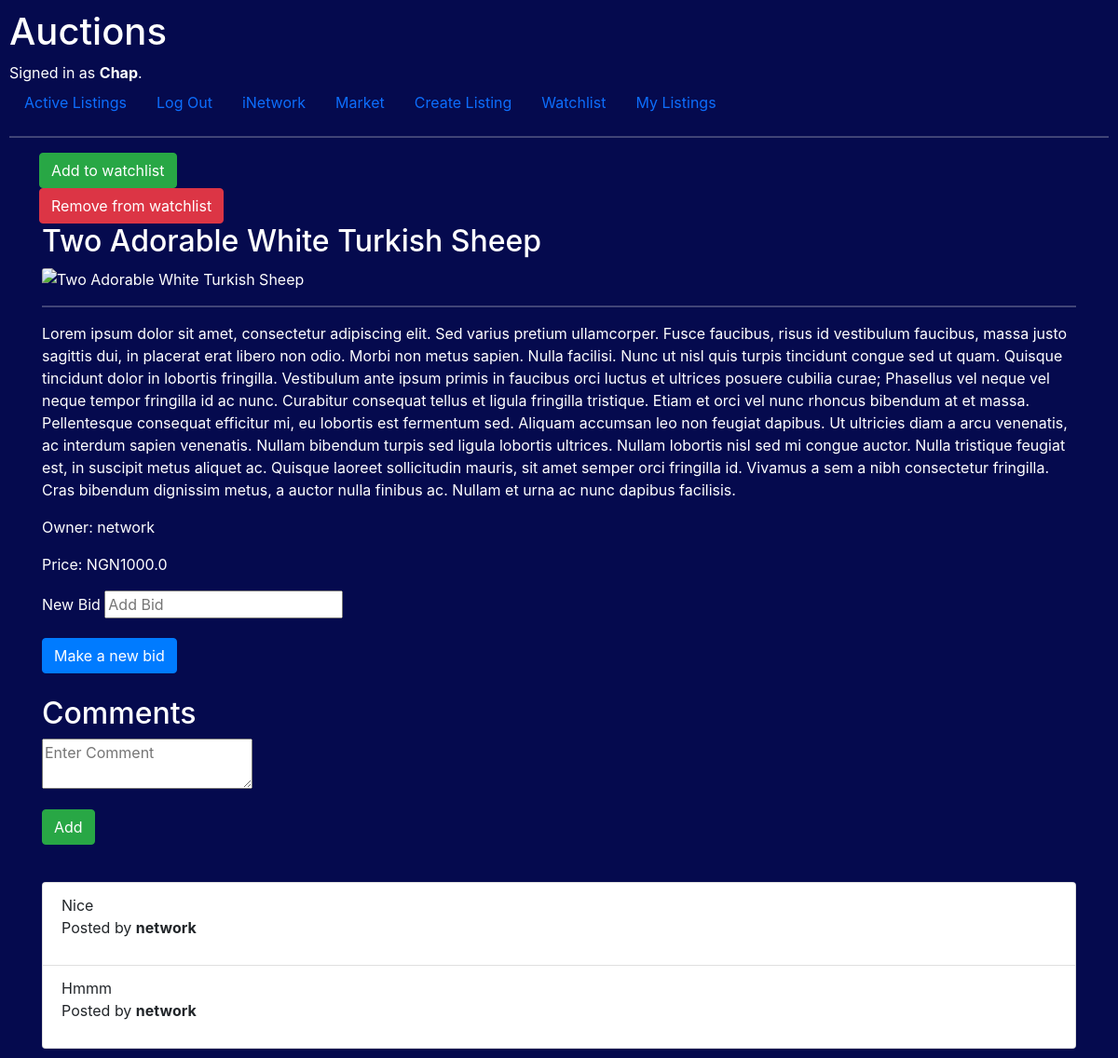
The app's page /auctions/listing/17 (signed in) with its own data.
### network/models.py (models this page shows, shortened)
class User(AbstractUser):
    profile_pics = models.ImageField(upload_to='profile_pics/', null=True, blank=True)
    phone_number = models.CharField(max_length=20, null=True, blank=True)
    about = models.TextField(null=True, blank=True)

class Listing(models.Model):
    title = models.CharField(max_length=100)
    transaction_reference = models.CharField(max_length=100, default="aa")
    description = models.CharField(max_length=1000)
    currency = models.ForeignKey(Currency, on_delete=models.CASCADE, blank=True, null=True, related_name="currency")
    price = models.ForeignKey(Bid, on_delete=models.CASCADE, blank=True, null=True, related_name="bidPrice")
    isActive = models.BooleanField(default=True)
    completed = models.BooleanField(default=False)
    owner = models.ForeignKey(User, on_delete=models.CASCADE, blank=True, null=True, related_name="user")
    category = models.ForeignKey(Category, on_delete=models.CASCADE, blank=True, null=True, related_name="category")
    watchlist = models.ManyToManyField(User, blank=True, related_name="listingWatchlist")

class Bid(models.Model):
    bid = models.FloatField(default=0)
    user = models.ForeignKey(User, on_delete=models.CASCADE, blank=True, null=True, related_name="Userbid")

class auctions_Comment(models.Model):
    author = models.ForeignKey(User, on_delete=models.CASCADE, blank=True, null=True, related_name="auctions_userComment")
    listing = models.ForeignKey(Listing, on_delete=models.CASCADE, blank=True, null=True, related_name="listingComment")
    message = models.CharField(max_length=500)

### network/views_auctions.py (the view)
def listing(request, id):
    if not request.user.is_authenticated:
        error_message = "You need to log in to access this page."
        return render(request, "auctions/error.html", {
            "error": error_message,
        })
    listingData = Listing.objects.get(pk=id)
    isListingInWatchList = request.user in listingData.watchlist.all()
    allComments = auctions_Comment.objects.filter(listing=listingData)
    isOwner = request.user.username == listingData.owner.username
    return render(request, "auctions/listing.html", {
        "listing": listingData,
        "isListingInWatchList": isListingInWatchList,
        "allComments": allComments,
        "isOwner": isOwner
    })

### network/custom_context_processors.py (called while the page is built)
def my_groups_and_joined(request):
    if request.user.is_authenticated:
        my_groups = Group.objects.filter(creator=request.user)
        groups_i_joined = request.user.group_members.all()
    else:
        my_groups = []
        groups_i_joined = []
    return {
        'my_groups': my_groups,
        'groups_i_joined': groups_i_joined,
    }

### network/templates/auctions/listing.html (shortened to what this page needs)
{% extends "auctions/layout.html" %}
{% block body %}
<div class="container">
    <div class="row mx=3">
        {% if user.is_authenticated %}
            <form action="{% url 'addWatchList' id=listing.id %}" method="POST">
                <button type="submit" class="btn btn-success">Add to watchlist</button>
            </form>
            {% if not isListingInWatchlist %}
                <form action="{% url 'removeWatchList' id=listing.id %}" method="POST">
                    <button type="submit" class="btn btn-danger">Remove from watchlist</button>
                </form>
            {% endif %}
        {% endif %}
    </div>
    <h2>{{listing.title}}</h2>
    <img class="card-img-top" src="{{ listing.image.url }}" alt="{{listing.title}}">
    <hr>
    <div>
        <p>{{listing.description}}</p>
    </div>
    <p>Owner: {{listing.owner}}</p>
    <p>Price: NGN{{listing.price.bid}}</p>
    {% if user.is_authenticated and not isOwner %}
        <form action="{% url 'addBid' listing.id%}" method="post">
            <div class="form-group">
                <label for="price">New Bid</label>
                <input type="number" min="0" name="newBid" placeholder="Add Bid">
            </div>
            <button id="bid-button" class="btn btn-primary" type="submit">Make a new bid</button>
        </form>
        <br>
    {% endif %}
    <h2>Comments</h2>
    {% if user.is_authenticated %}
        <form action="{% url 'addComment' id=listing.id %}" method="POST">
            <div class="form-group">
                <textarea type="text" name="newComment" placeholder="Enter Comment"></textarea>
            </div>
            <div class="form-group">
                <button type="submit" class="btn btn-success">Add</button>
            </div>
        </form>
    {% endif %}
    <br>
    <ul class="list-group">
        {% for comment in allComments %}
            <li class="list-group-item">{{ comment.message }}
                <p>Posted by <strong>{{comment.author}}</strong> </p>
            </li>
        {% endfor %}
    </ul>
</div>
{% endblock %}

### network/templates/auctions/layout.html (shortened to what this page needs)
{% load static %}
<!DOCTYPE html>
<html lang="en">
    <head>
        <link href="https://cdn.jsdelivr.net/npm/bootstrap@5.1.3/dist/css/bootstrap.min.css" rel="stylesheet">
        <link rel="stylesheet" href="https://stackpath.bootstrapcdn.com/bootstrap/4.5.2/css/bootstrap.min.css">
        <link rel="stylesheet" href="https://stackpath.bootstrapcdn.com/bootstrap/4.4.1/css/bootstrap.min.css">
        <link href="{% static 'auctions/styles.css' %}" rel="stylesheet">
    </head>
    <body>
        <h1>Auctions</h1>
        <div>
            {% if user.is_authenticated %}
                Signed in as <strong>{{ user.username }}</strong>.
            {% else %}
                Not signed in.
            {% endif %}
        </div>
        <ul class="nav">
            <li class="nav-item">
                <a class="nav-link" href="{% url 'auctions' %}">Active Listings</a>
            </li>
            {% if user.is_authenticated %}
                <li class="nav-item">
                    <a class="nav-link" href="{% url 'logout' %}">Log Out</a>
                </li>
                <li class="nav-item">
                    <a class="nav-link" href="{% url 'index' %}">iNetwork</a>
                </li>
                <li class="nav-item">
                    <a class="nav-link" href="{% url 'market' %}">Market</a>
                </li>
                <li class="nav-item">
                    <a class="nav-link" href="{% url 'create' %}">Create Listing</a>
                </li>
                <li class="nav-item">
                    <a class="nav-link" href="{% url 'watchlist' %}">Watchlist</a>
                </li>
                <li class="nav-item">
                    <a class="nav-link" href="{% url 'my_listings' %}">My Listings</a>
                </li>
            {% endif %}
        </ul>
        <hr>
        {% block body %}
        {% endblock %}
    </body>
</html>

### network/static/auctions/styles.css (style rules this page uses)
body { padding: 10px; background-color: rgb(5, 10, 78); color: white; }
.list-group { color: black; }

### records on screen
User: username "Chap"
Listing: title "Two Adorable White Turkish Sheep", description "Lorem ipsum dolor sit amet, consectetur adipiscing elit. Sed varius pretium ullamcorper. Fusce faucibus, risus id vestibulum faucibus, massa justo sagittis dui, in placerat erat libero non odio. Morbi non metus sapien. Nulla facilisi. Nunc ut nisl quis turpis tincidunt congue sed ut quam. Quisque tincidunt dolor in lobortis fringilla. Vestibulum ante ipsum primis in faucibus orci luctus et ultrices posuere cubilia curae; Phasellus vel neque vel neque tempor fringilla id ac nunc. Curabitur consequat tellus et ligula fringilla tristique. Etiam et orci vel nunc rhoncus bibendum at et massa. Pellentesque consequat efficitur mi, eu lobortis est fermentum sed. Aliquam accumsan leo non feugiat…", owner "network", price.bid "1000.0"
auctions_Comment: message "Nice", author "network"
auctions_Comment: message "Hmmm", author "network"
